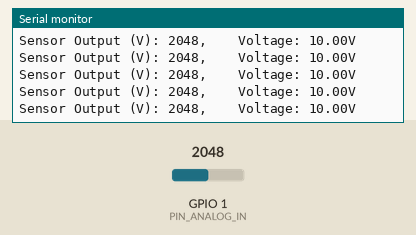
Recording of a sketch running on a simulated ESP32. Parts: the last lines printed to the serial monitor. The test bench sets the inputs (shaded band); at power-on: GPIO 1 (PIN_ANALOG_IN) = 2048.

Above: at 1.2 s.
1.3 s: GPIO 1 (PIN_ANALOG_IN) set to 2866
At 1.56 s:
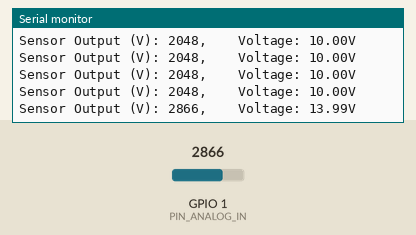
2.8 s: GPIO 1 (PIN_ANALOG_IN) set to 3603
At 2.96 s:
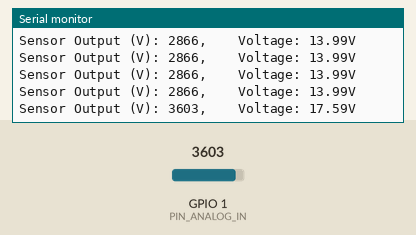
Timing chart, 0 to 5.8 s (numbered marks = the images above; inputs shaded):
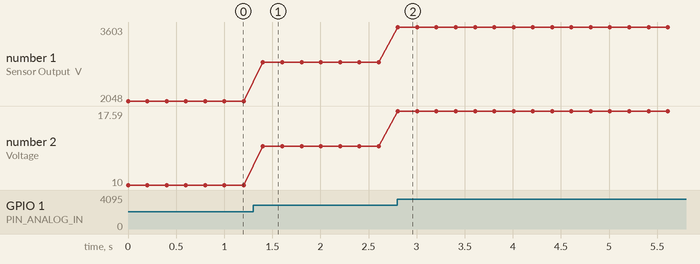

Measured:
- after the input at 1.3 s, the serial monitor: prints a new line after 0.10 s (image 1)
- after the input at 2.8 s, the serial monitor: prints a new line at once (image 2)
- plotted number 1: 2048 → 2866 after the input at 1.3 s, 2866 → 3603 after the input at 2.8 s
- plotted number 2: 10 → 13.99 after the input at 1.3 s, 13.99 → 17.59 after the input at 2.8 s

The sketch:

F_Turbidity_Sensor.ino
```cpp
#define PIN_ANALOG_IN  1
void setup() {
  Serial.begin(115200);
}

void loop() {
  int adcVal = analogRead(PIN_ANALOG_IN);
  double voltage = adcVal * (5.0 / 1024.0);
  Serial.printf("Sensor Output (V): %d, \t Voltage: %.2fV\r\n", adcVal, voltage);
  delay(200);
}
```
